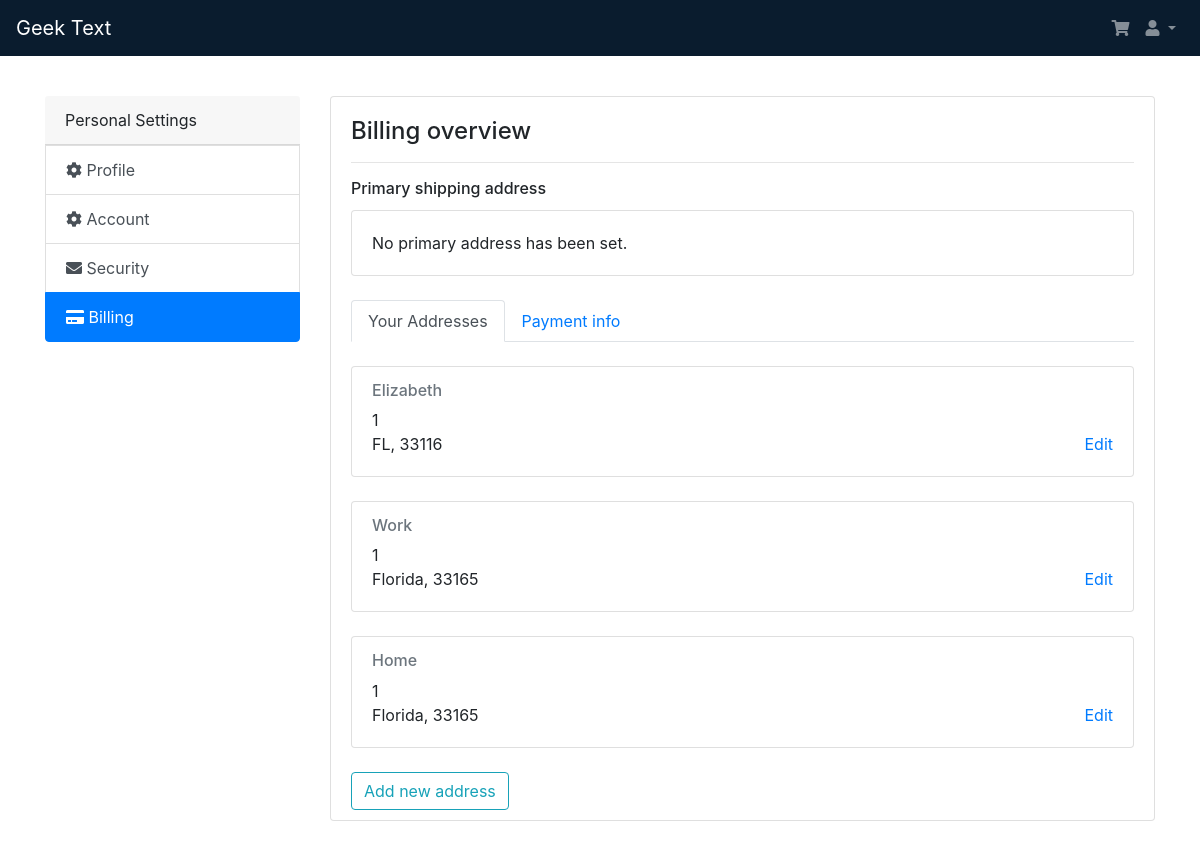
Page /settings/billing/ (signed in) on the committed database.
### users/models.py (models this page shows, shortened)
class Address(models.Model):
    name = models.CharField(max_length=100, blank=False)
    address1 = models.CharField("Address lines 1", max_length=128)
    address2 = models.CharField("Address lines 2", max_length=128, blank=True)
    city = models.CharField("City", max_length=64)
    state = USStateField("State", default='FL')
    zipcode = models.CharField("Zipcode", max_length=5)
    slug = models.SlugField(max_length=150, db_index=True)
    user = models.ForeignKey(Profile, on_delete=models.CASCADE, blank=False)
    primaryAddress = models.BooleanField()
    class Meta:
        verbose_name = 'Address'            # How we'll refer to a single Address
        verbose_name_plural = 'Addresses'   # How we'll refer to multiple Address
    def get_absolute_url(self):
        return reverse('settings:edit-address', args=[self.id])

### users/views.py (the view)
# urls.py: path('billing/', views.billingSettings, name='billing-settings'),
@login_required
def billingSettings(request):
    address_slug = None
    primaryAddressCheck = False
    user_AddressList = Address.objects.all().filter(user__user__username=request.user)
    user_creditCards = CreditCard.objects.all().filter(user__user__username=request.user)
    for address in user_AddressList:
        if address.primaryAddress == True:
            primaryAddressCheck = True
    context = {
        'user_AddressList': user_AddressList,
        'primaryAddressCheck': primaryAddressCheck,
        'user_creditCards': user_creditCards,
    }
    return render(request, 'users/billing.html', context)

### users/templates/users/billing.html (shortened to what this page needs)
{% extends "users/partials/_base.html" %}
{% load crispy_forms_tags %}
{% block settingsPageInfo %}
<div class="card style=" margin-bottom: 20px;"">
    <div class="card-body" style=" padding-bottom: 0px;">
        <div class="row">
            <div class="col-md-12">
                <h4>Billing overview</h4>
                <hr>
            </div>
        </div>
        <h6 class="card-title">Primary shipping address</h6>
        <div class="card">
            <div class="btn-toolbar justify-content-between" role="toolbar" aria-label="Toolbar with button groups">
                <div class="card-body">
                    {% if primaryAddressCheck is True %}
                    {% for address in user_AddressList %}
                    {% if address.primaryAddress is True %}
                    <h6 class="card-subtitle mb-2 text-muted">{{ address.name }}</h6>
                    <div class="row">
                        <div class="col-lg-12">
                            {{ address.address1 }}
                            <br>
                            {{ address.state }}, {{ address.zipcode }}
                            <div class="float-right">
                                <a href="{{ address.get_absolute_url }}">Edit</a>
                            </div>
                        </div>
                    </div>
                    {% endif %}
                    {% endfor %}
                    {% else %}
                    No primary address has been set.
                    {% endif %}
                </div>
            </div>
        </div>
        <br>
        <nav>
            <div class="nav nav-tabs" id="nav-tab" role="tablist">
                <a class="nav-item nav-link active" id="nav-addresses-tab" data-toggle="tab" href="#nav-addresses" role="tab"
                    aria-controls="nav-addresses" aria-selected="true">Your Addresses</a>
                <a class="nav-item nav-link" id="nav-payment-tab" data-toggle="tab" href="#nav-payment" role="tab"
                    aria-controls="nav-payment" aria-selected="false">Payment info</a>
            </div>
        </nav>
        <div class="tab-content" id="nav-tabContent">
            <div class="tab-pane fade show active" id="nav-addresses" role="tabpanel" aria-labelledby="nav-addresses-tab">
                <br>
                {% for address in user_AddressList %}
                {% if address.primaryAddress is False %}
                <div class="card">
                    <div class="btn-toolbar justify-content-between" role="toolbar" aria-label="Toolbar with button groups">
                        <div class="card-body">
                            <h6 class="card-subtitle mb-2 text-muted">{{ address.name }}</h6>
                            <div class="row">
                                <div class="col-lg-12">
                                    {{ address.address1 }}
                                    <br>
                                    {{ address.state }}, {{ address.zipcode }}
                                    <div class="float-right">
                                        <a href="{{ address.get_absolute_url }}">Edit</a>
                                    </div>
                                </div>
                            </div>
                        </div>
                    </div>
                </div>
                <br>
                {% endif %}
                {% endfor %}
                <a type="button" class="btn btn-outline-info float-left" style="margin-bottom: 10px;" href="{% url 'settings:add-address' %}">Add
                    new address</a>
            </div>
        </div>
    </div>
</div>
{% endblock %}

### rows in the picture
Address: name "Elizabeth", address1 "1", state "FL", zipcode "33116"
Address: name "Work", address1 "1", state "Florida", zipcode "33165"
Address: name "Home", address1 "1", state "Florida", zipcode "33165"
